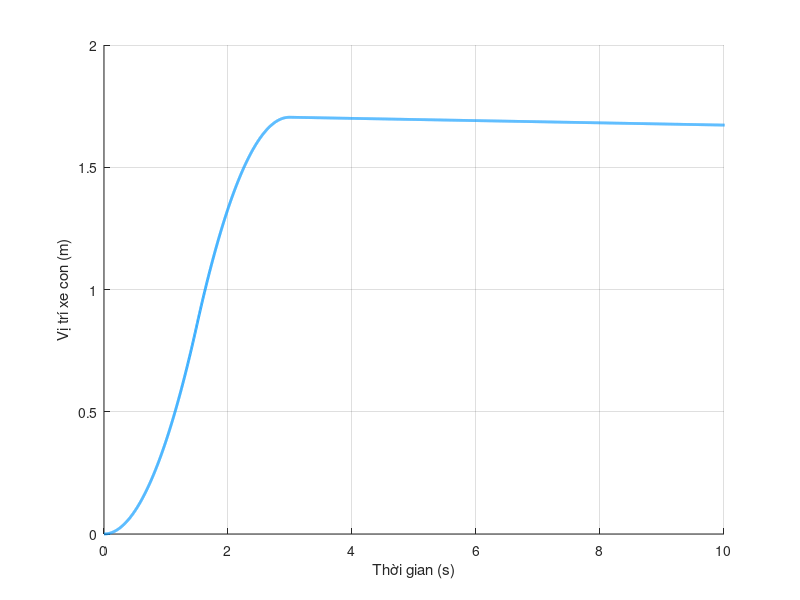
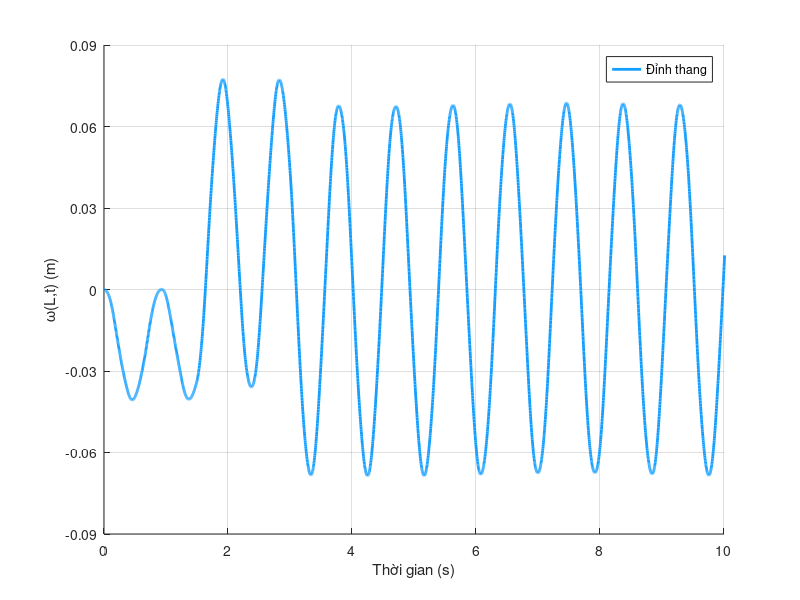
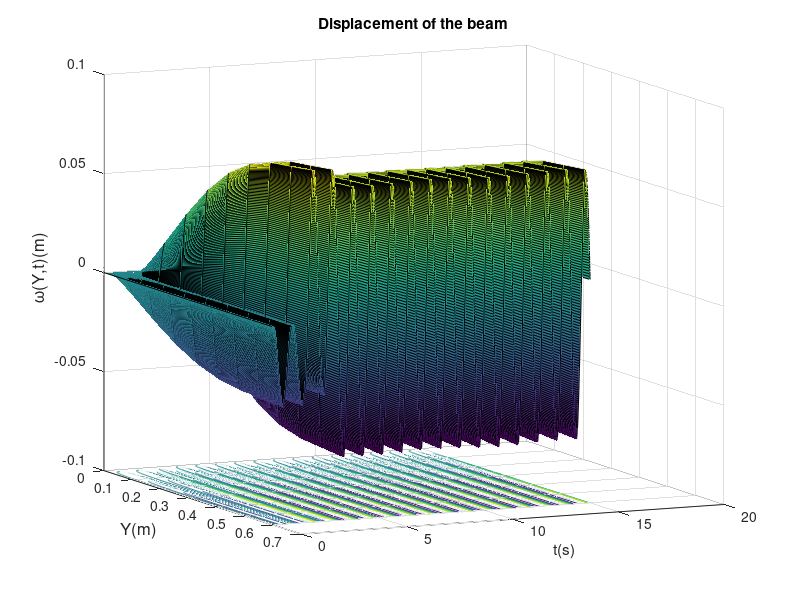
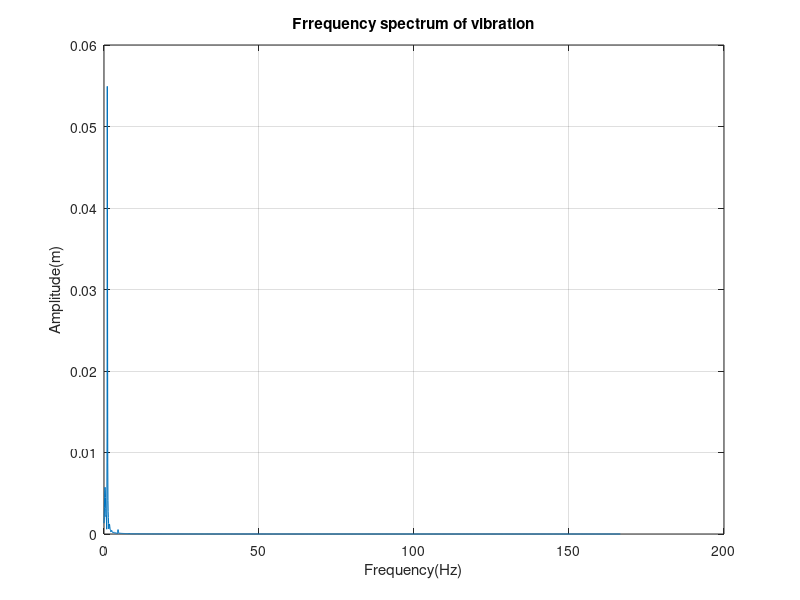

Write the MATLAB code that produced these figures, in order.
%clc; clear; 
close all

pA=2.4882;EI=0.236;g=9.81;
l=0.6;
mw=13.1;
mk=0.2;
tmax=15;
% r=5000;
r=5000;
tmax = 15;
%r = 1333333;
dt=tmax/(r-1);


% cac buoc sai phan
%%%%%%%%%%%%%%%%%%%%%%%%%%%%%%%%%%%%%%%%%%%%%%%%%%%%%%%%%%%%%%%%%%%%%%
                                 % n=3
%%%%%%%%%%%%%%%%%%%%%%%%%%%%%%%%%%%%%%%%%%%%%%%%%%%%%%%%%%%%%%%%%%%%%%
n=9;
ds=l/(n-1); 
S1=(EI*(dt^2))/(mw*(ds^3));
S2=(-EI*(dt^2))/((ds^4)*pA);
S3=(EI*(dt^2))/(mk*ds^3);
F1=zeros(1,r);
F1(1:500)=10;
F1(501:1000)=-10;
w=zeros(n,r);
% mo phong diem x1
A = [-0.5 30 -0.00005 0.03];
% B = [100, 100, 320, 200];

for j =1:r-2
wsss0=(w(3,j+1)-2*w(2,j+1)+w(1,j+1))/(2*ds^3);

w(1,j+2)=(F1(j+2)-EI*wsss0)*(dt^2/mw)+2*w(1,j+1)-w(1,j);

% w(2,j+2)=(w(1,j+2)+w(3,j+2))/2;
for i=3:n-2
S2=(-EI*dt^2)/(ds^4*pA);
wssss=w(i+2,j+1)-4*w(i+1,j+1)+6*w(i,j+1)-4*w(i-1,j+1)+w(i-2,j+1);

w(i,j+2)=S2*wssss+2*w(i,j+1)-w(i,j);

end
w(2,j+2)=(w(1,j+2)+w(3,j+2))/2;
wsssl=(1*w(n,j+1)-3*w(n-1,j+1)+2*w(n-2,j+1));
w(n,j+2)=2*w(n,j+1)-w(n,j)+S3*wsssl;
w(n-1,j+2)=(w(n,j+2)+w(n-2,j+2))/2;
end
w = w;
% w = w/6;

x=0:dt:tmax;
%axes('position',[.8    .08    .5    .5]);
B = [100, 100, 600, 300];
figure('Position', B);
figure(1) %vi tri xe con
grid on 
hold on
plot(x,w(1,:), 'color',[0.07,0.62,1.00],'linewidth',2);
% legend(num2str(n),num2str(n1), num2str(n3), num2str(n4));
%title('Position of driving unit(m)')
xlabel('Thời gian (s)');
ylabel('Vị trí xe con (m)');
axis([0 10 0 2]);
xticks([0 2 4 6 8 10]);
yticks([0 0.5 1 1.5 2]);

figure('Position', B);
figure(2)%diem giua
hold on 
grid on
%plot(x,w(ceil(n/2),:)-w(1,:),'r', linewidth = 0.7);
% plot(x,w1(ceil(n1/2),:)-w1(1,:),'r');
% plot(x,w3(ceil(n3/2),:)-w3(1,:),'y');
% plot(x,w4(ceil(n4/2),:)-w4(1,:),'g');
% legend(num2str(n),num2str(n1), num2str(n3), num2str(n4));
%title('Deflection of the stacker crane');
% xlabel('Time(s)');
% C = [0 1 2 3 4 5 6 7 8 9 10 11 12 13 14 15];
% B = [0 0 0 0 0 0 0 0 0 0 0 0 0 0 0 0];
% plot(C,B);
% figure(3)%diem cuoi
% hold on 
% grid on
plot(x,w(n,:)-w(1,:), 'color',[0.07,0.62,1.00],'linewidth',2);
%plot(x,w(5,:)-w(1,:), linewidth = 1.2);
% %plot(x,w(n,:)-w(1,:),'b-.');
% plot(x,w1(n1,:)-w1(1,:),'r');
% plot(x,w3(n3,:)-w3(1,:),'m');
% plot(x,w4(n4,:)-w4(1,:),'g');
% labels = [n n1 n3 n4];
% legend(labels)
% legend(num2str(n),num2str(n1), num2str(n3), num2str(n4));
%title('Deflection of the end point of the stacker crane')
xlabel('Thời gian (s)');
ylabel('ω(L,t) (m)');
axis([0 10 -0.09 0.09]);
xticks([0 2 4 6 8 10]);
yticks([-0.09 -0.06 -0.03 0 0.03 0.06 0.09]);
legend('Đỉnh thang');


figure(4)
Fs=1/dt;
time=0:dt:(r-2)*dt-dt;
l1=r;
% subplot(2,2,1)
%fft_w=fft(out.W2,l1)*(2/l1);
fft_w=fft(w(n,:)-w(1,:),l1)*(2/l1);
abs_w=abs(fft_w);
freq=0:(1/time(end)):Fs/2-(1/time(end));
plot(freq,abs_w(1:length(freq)),'LineWidth',0.8); 
grid on
xlabel('Frequency(Hz)');
ylabel('Amplitude(m)');
title('Frrequency spectrum of vibration');
% axis(A);
% 
% 
% % 
figure('Position', [100 100 600 400]);
figure(3);
xc = w-w(1,:);
xc1 = xc';
u0 =linspace(0,l,n); t_tr=linspace(0,tmax,r);
surfc(u0,t_tr,xc1); view(65,10);
title({'Displacement of the beam'});
ylabel('t(s)'); xlabel('Y(m)', 'Fontsize', 12); zlabel('ω(Y,t)(m)','Fontsize', 12);
% axis([0 0.6 0 10 -0.02 0.02]);

figure('Position', [100 100 600 400]);
[X, Y] = meshgrid(0:dt:tmax,0:ds:l);
meshc(Y, X, xc);
ylabel('t(s)');
xlabel('Y(m)');
zlabel('ω(Y,t)(m)');
view(65,10);
axis([0 0.6 0 10 -0.08 0.08]);
xticks([0 0.2 0.4 0.6]);
yticks([0 2 4 6 8 10]);
